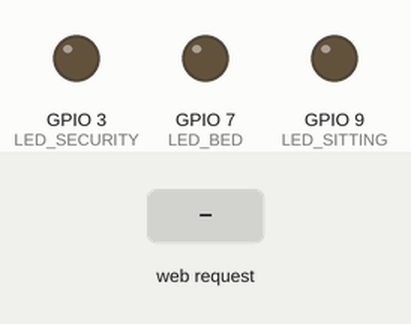
A sketch run on a simulated ESP32-S3. Parts: output pins drawn as LEDs (lit = HIGH). The inputs (shaded band) are chosen by the test bench. WiFi joins after 1.5 s; servers stay silent unless stated; what the sketch prints to the serial monitor is not drawn.

Above: at 3.2 s.
3.3 s: HTTP request GET /?sitting=on received
At 3.8 s:
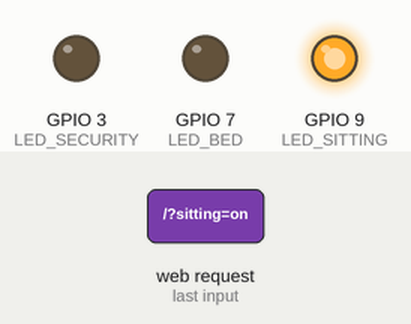
4.8 s: HTTP request GET /?bed=on received
At 6.0 s:
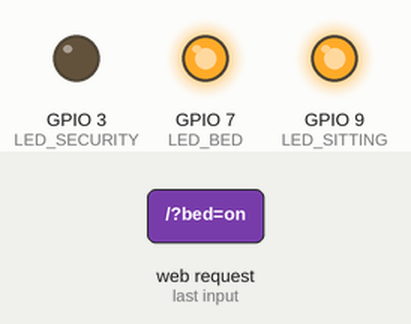
6.3 s: HTTP request GET /?sitting=off received
At 7.2 s:
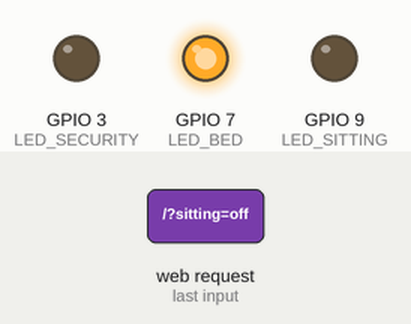
7.8 s: HTTP request GET /?sec=on received
At 8.4 s:
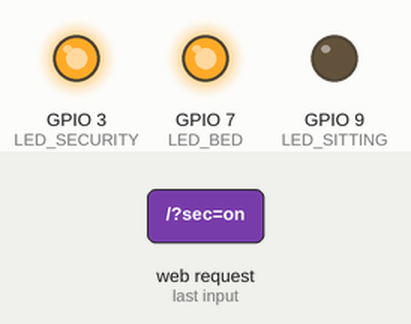
9.3 s: HTTP request GET /?bed=off received
At 10.5 s:
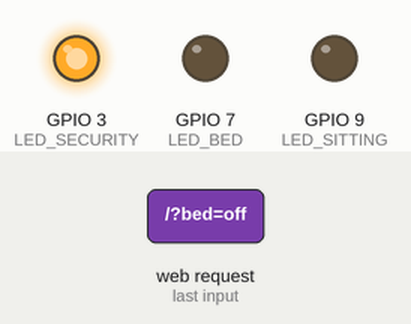
10.8 s: HTTP request GET /?sitting=on received
At 11.9 s:
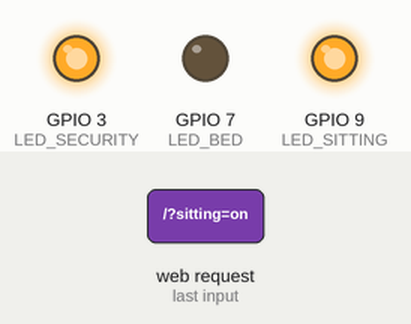
Timing chart, 0 to 13.3 s (numbered marks = the images above; inputs shaded):
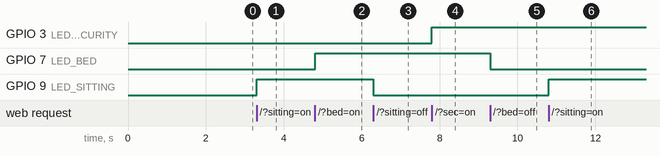

The sketch:

esp32_lighting_control.ino
```cpp
#include <WiFi.h>

// Replace with your network credentials
const char* ssid = "eduroam2";
const char* password = "FRANCIS@2024";
// GPIO assignments
#define LED_SITTING  9
#define LED_BED      7
#define LED_SECURITY 3

WiFiServer server(80);

//String getHTML(bool s1, bool s2, bool s3) is a custom function that returns the full HTML code (as a String)for
//the ESP32's web dashboard, dynamically showing the state of the three lights.

String getHTML(bool s1, bool s2, bool s3) {
  String html = "<!DOCTYPE html><html><head><meta name='viewport' content='width=device-width, initial-scale=1'>";
  html += "<title> SMART LIGHTS - DASHBOARD </title>";
  html += "<style>body{font-family:sans-serif;text-align:center;background:#f7f7f7;}button{width:100px;height:40px;margin:10px;font-size:16px;}</style></head><body>";
  html += "<h2> AOGON FRANCIS - SMART LIGHTS SYSTEM </h2>";

  html += "<p><b>SITTING ROOM</b><br>";
  html += s1 ? "<a href='?sitting=off'><button style='background:red;'>OFF</button></a>" :
               "<a href='?sitting=on'><button style='background:green;'>ON</button></a>";
  html += "</p>";

  html += "<p><b>BED ROOM</b><br>";
  html += s2 ? "<a href='?bed=off'><button style='background:red;'>OFF</button></a>" :
               "<a href='?bed=on'><button style='background:green;'>ON</button></a>";
  html += "</p>";

  html += "<p><b>SECURITY</b><br>";
  html += s3 ? "<a href='?sec=off'><button style='background:red;'>OFF</button></a>" :
               "<a href='?sec=on'><button style='background:green;'>ON</button></a>";
  html += "</p>";

  html += "<footer><hr><p>&copy; 2025 AOGON FRANCIS SMART LIGHTS - FROM THE BIT-CREATORS</p></footer>";
  html += "</body></html>";
  return html;
}
//Serial.begin(115200);Starts the serial communication between the ESP32 and your computer-115200 is the baud rate (speed of communication).
void setup() {
  Serial.begin(115200);

  // Set pin modes
  pinMode(LED_SITTING, OUTPUT);
  pinMode(LED_BED, OUTPUT);
  pinMode(LED_SECURITY, OUTPUT);

  // Turn off all initially
  digitalWrite(LED_SITTING, LOW);
  digitalWrite(LED_BED, LOW);
  digitalWrite(LED_SECURITY, LOW);

  // Connect to WiFi
  WiFi.begin(ssid, password);
  Serial.print("Connecting to WiFi...");
  while (WiFi.status() != WL_CONNECTED) {
    delay(1000); Serial.print(".");
  }
  Serial.println("\nWiFi connected");
  Serial.println("IP Address: " + WiFi.localIP().toString());

  server.begin();
}

void loop() {
  WiFiClient client = server.accept();
  if (client) {
    Serial.println("Client Connected");
    String req = client.readStringUntil('\r');
    Serial.println(req);
    client.clear();

    // Handle controls
    if (req.indexOf("sitting=on") != -1) digitalWrite(LED_SITTING, HIGH);
    if (req.indexOf("sitting=off") != -1) digitalWrite(LED_SITTING, LOW);
    if (req.indexOf("bed=on") != -1) digitalWrite(LED_BED, HIGH);
    if (req.indexOf("bed=off") != -1) digitalWrite(LED_BED, LOW);
    if (req.indexOf("sec=on") != -1) digitalWrite(LED_SECURITY, HIGH);
    if (req.indexOf("sec=off") != -1) digitalWrite(LED_SECURITY, LOW);

    // Send response
    client.println("HTTP/1.1 200 OK");
    client.println("Content-Type: text/html");
    client.println();
    client.println(getHTML(
      digitalRead(LED_SITTING),
      digitalRead(LED_BED),
      digitalRead(LED_SECURITY)
    ));
    delay(1);
    client.stop();
  }
}
```

Measured:
- after the input at 3.3 s, GPIO 9 (LED_SITTING): LOW → HIGH at once
- after the input at 4.8 s, GPIO 7 (LED_BED): LOW → HIGH at once
- after the input at 6.3 s, GPIO 9 (LED_SITTING): HIGH → LOW at once
- after the input at 7.8 s, GPIO 3 (LED_SECURITY): LOW → HIGH at once
- after the input at 9.3 s, GPIO 7 (LED_BED): HIGH → LOW at once
- after the input at 10.8 s, GPIO 9 (LED_SITTING): LOW → HIGH at once
